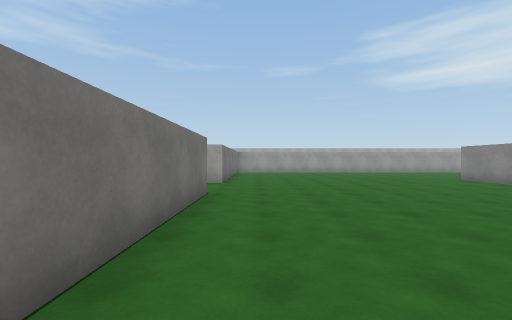
View 1 (above)

24 first-person views from a walk through a Unity game level. The camera is 1.5 m above the floor, looks level and sees 90° across. The floor is counted in squares, 2 m on a side. Each view is taken from the middle of a square. On the plan, view 1 faces up. The plan holds only what a view shows up to about 9 squares ahead; the rest is blank. The place goes on beyond the plan. The player character is not drawn. Surface patterns are stand-ins for the level's own textures.

View 2
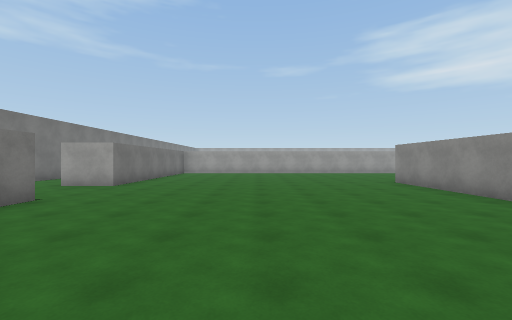

View 3
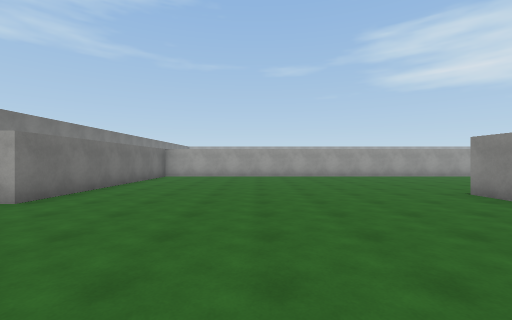

View 4
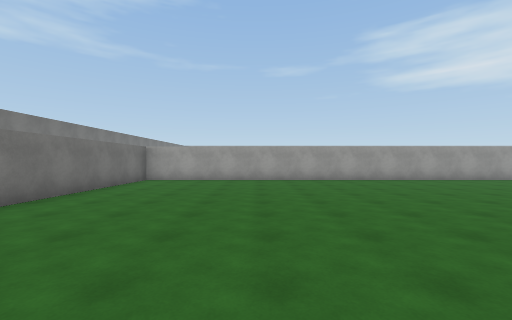

View 5
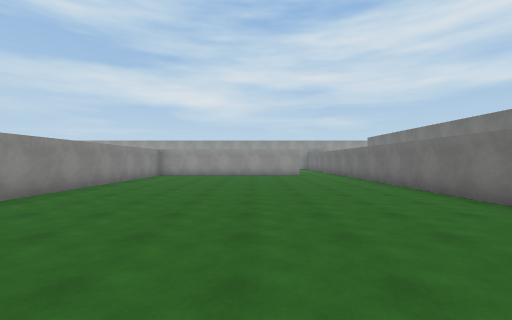

View 6
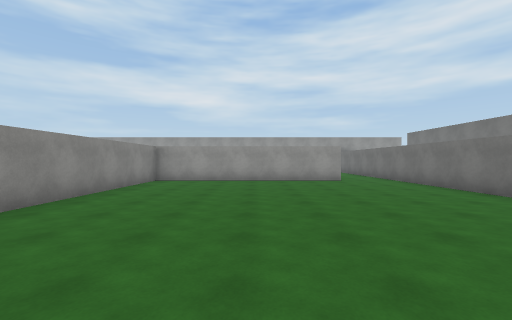

View 7
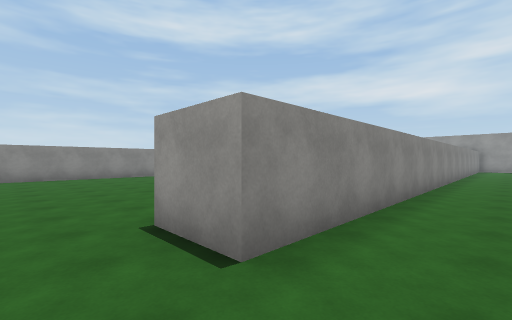

View 8
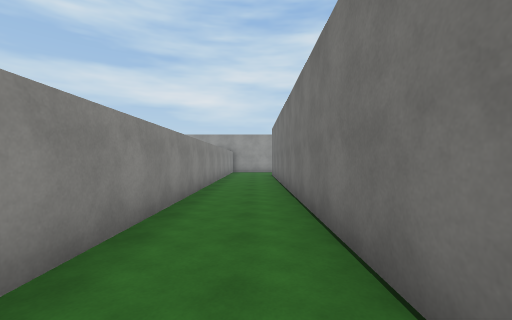

View 9
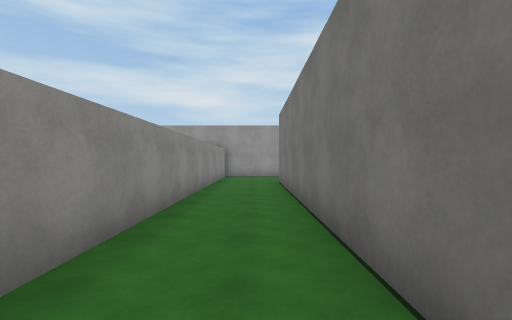

View 10
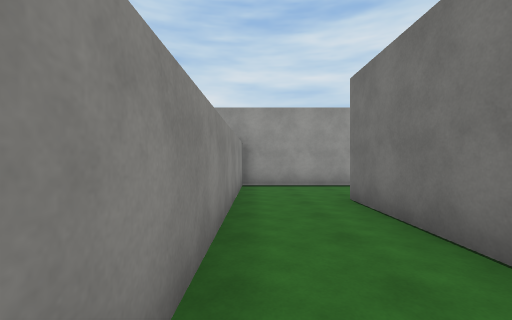

View 11
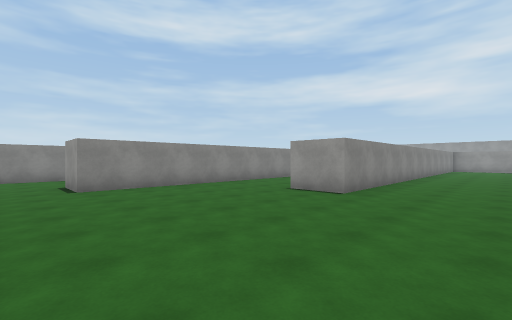

View 12
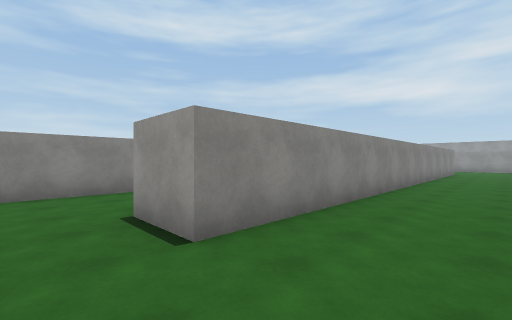

View 13
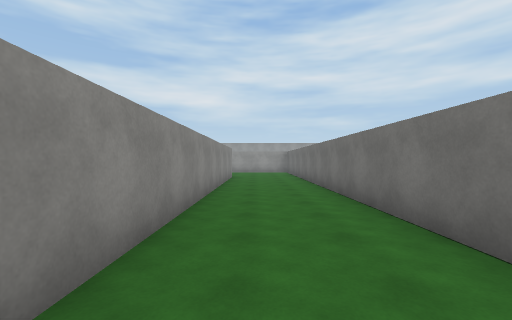

View 14
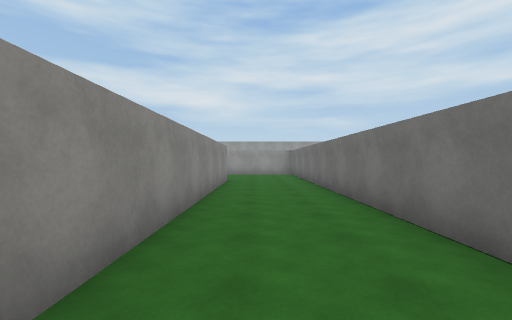

View 15
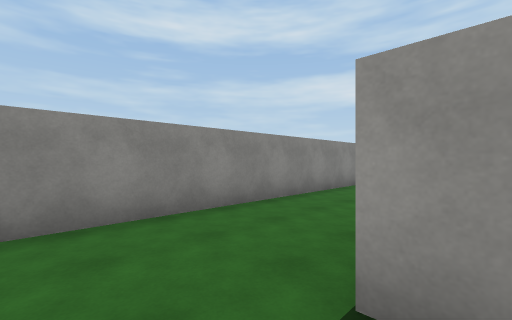

View 16
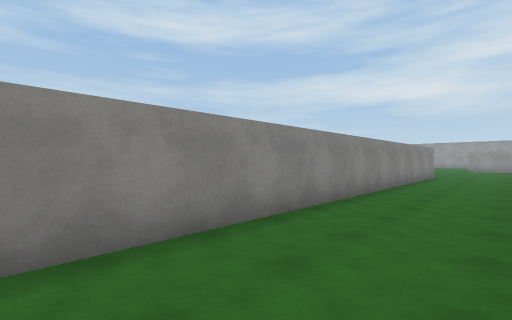

View 17
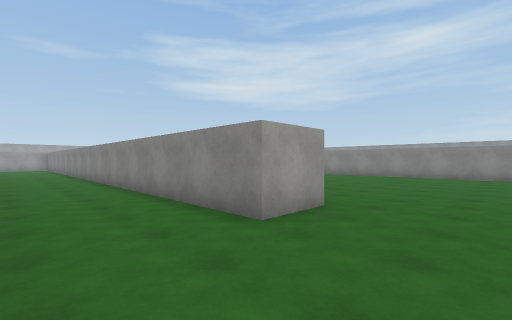

View 18
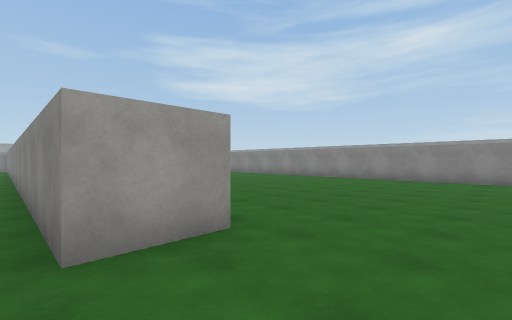

View 19
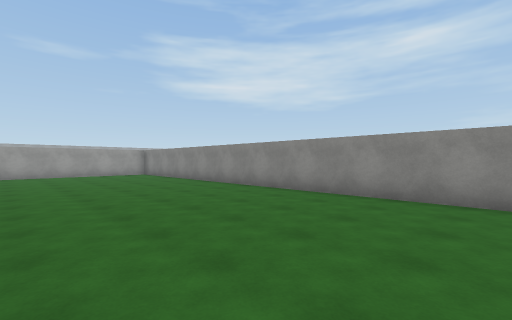

View 20
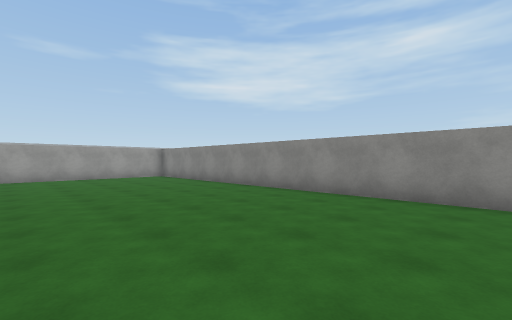

View 21
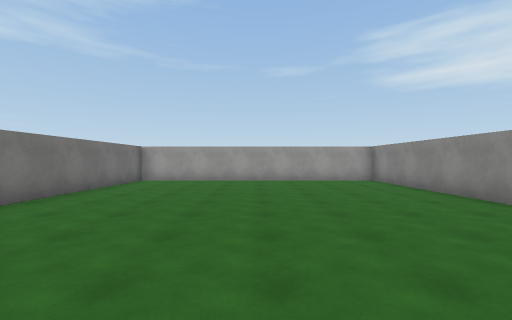

View 22
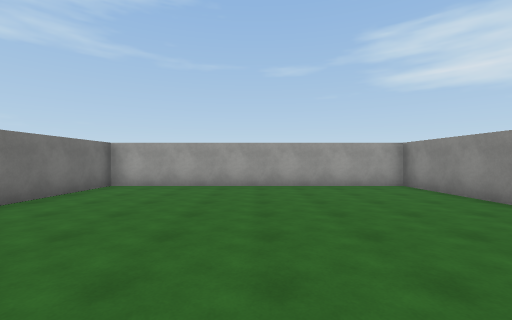

View 23
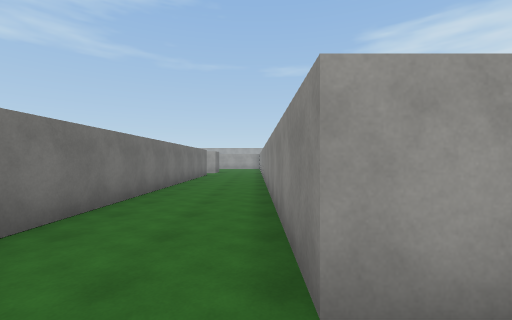

View 24
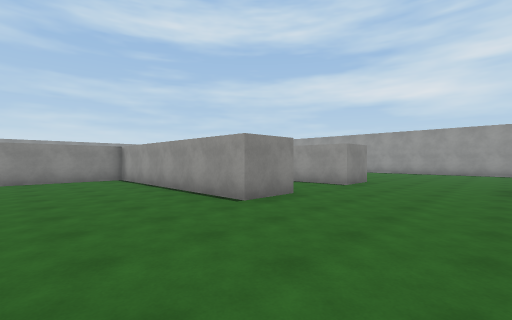

### Floor plan
Points are (right, up) in squares from view 1. A wall is a line through its corners. A room is listed if a view was taken in it or the views show most of it. See-through windows are left out.
Room 1 (views 1, 2, 3, 4, 5, 6, 7, 8, 9, 10, 11, 12, 15)
walls: (7.6, 4.9) (7.6, 9.5) (9.2, 9.5); (-4.8, 1.2) (-4.8, -11); (-1.1, 15) (-1.1, 8.4) (-2.6, 8.4); (12, 10.4) (12, 13.7) (13.6, 13.7); (7.6, -5) (7.6, 2.4); (-5.9, -13.6) (-2.6, -13.6) (-2.6, 5.7) (-1.1, 5.7) (-1.1, -5)
ways out: opening at (10.5, 10.5) to room 2; opening at (12.5, 14.5) to room 2
Room 2 (views 13, 14, 16, 17, 18, 19, 20, 21, 22, 23, 24)
walls: (19.5, -2.8) (19.5, -1.2) (25.5, -1.2); (17.9, 2.2) (16.3, 2.2) (16.3, 15); (12, -0.8) (12, 10.4); (19.5, -6.9) (19.5, -5.4) (21.4, -5.4); (26.3, -0.5) (26.3, 13.4) (17.8, 13.4) (17.8, 8.1); (13.6, 10) (13.6, 3.4); (9.1, 8.2) (9.1, -1)
ways out: opening at (10.5, 10.5) to room 1; opening at (12.5, 14.5) to room 1

Positions as (right, up) in squares from view 1, and headings:
1: (0, 0), facing up
2: (3, 1), facing up
3: (3, 4), facing up
4: (3, 6), facing up
5: (3, 7), facing down
6: (4, 4), facing down
7: (-4, 7), facing down-right
8: (-4, 2), facing down
9: (-4, -2), facing down
10: (-3, -6), facing down
11: (5, 15), facing down-right
12: (10, 15), facing down-right
13: (11, 10), facing down
14: (11, 8), facing down
15: (13, 15), facing down-right
16: (14, 15), facing down-right
17: (14, 0), facing up-right
18: (16, 0), facing up-right
19: (21, 0), facing up-right
20: (21, 2), facing up-right
21: (22, 4), facing up
22: (22, 6), facing up
23: (16, 1), facing up
24: (16, 2), facing down-right
